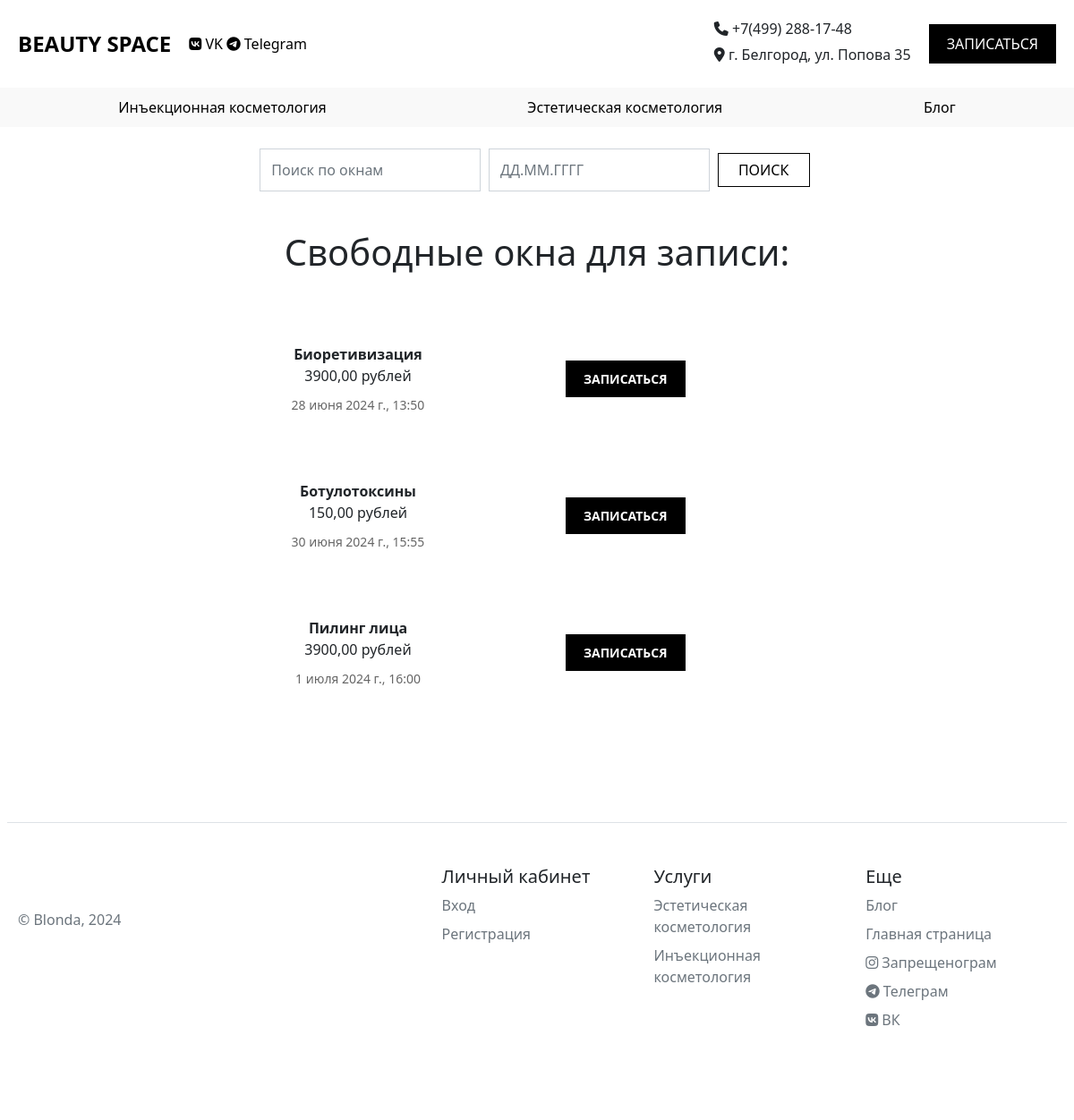
The page /records_free/ (signed in) on the database its author committed.
### main/models.py (models this page shows, shortened)
class ProcedureRecord(models.Model):
    service = models.ForeignKey(Service, on_delete=models.CASCADE, verbose_name='Услуга')
    type = models.CharField(max_length=50, verbose_name='Тип косметологии')
    price = models.DecimalField('Цена', max_digits=10, decimal_places=2)
    date = models.DateField('Дата')
    time = models.TimeField('Время проведения')
    client_profile = models.ForeignKey(UserProfile, on_delete=models.CASCADE, blank=True, null=True, related_name='client_responses', verbose_name='Профиль клиента')
    response = models.BooleanField('Отклик на сободную запись', default=False)
    confirmed = models.BooleanField('Подтверждено администратором', default=False)
    active = models.BooleanField('Активна', default=False)
    completed = models.BooleanField('Выполнена', default=False)
    cancelled = models.BooleanField('Отменена', default=False)
    class Meta:
        verbose_name = 'Запись на процедуру'
        verbose_name_plural = 'Записи на процедуры'

class Service(models.Model):
    COSMETOLOGY_TYPES = [
        ('inject', 'Инъекционная косметология'),
        ('aesthetic', 'Эстетическая косметология'),
    ]
    type = models.CharField(
        max_length=50,
        choices=COSMETOLOGY_TYPES,
        verbose_name='Тип косметологии',
        default='inject'
    )
    name = models.TextField('Название события', blank=True, null=True)
    duration = models.TextField('Время проведения', blank=True, null=True)
    price = models.TextField('Цена', blank=True, null=True)
    annotation = models.TextField('Место проведения', blank=True, null=True)
    class Meta:
        verbose_name = 'Услуга'
        verbose_name_plural = 'Услуги'

### main/views.py (the view)
# urls.py: path('records_free/', views.records_free, name='records_free'),
@login_required
def records_free(request):
    inactive_records = ProcedureRecord.objects.filter(active=False, response=False)
    return render(request, 'main/records_free.html', {'inactive_records': inactive_records})

### main/templates/main/records_free.html (shortened to what this page needs)
{% extends 'main/layout.html' %}
{% load static %}
{% block content %}
<div class="input-group">
    <input type="search" id="searchInput" class="form-control rounded col-12 col-md-6" placeholder="Поиск по окнам" aria-label="Search" aria-describedby="search-addon" />
    <input type="text" id="dateInput" class="form-control rounded col-12 col-md-4" placeholder="ДД.ММ.ГГГГ" aria-label="Date" aria-describedby="date-addon" />
    <button type="button" id="searchButton" class="btn btn-outline-primary col-12 col-md-2" data-mdb-ripple-init>Поиск</button>
</div>
<h1>Свободные окна для записи:</h1>
<div class="record-container">
{% for record in inactive_records %}
    <div class="record">
        <div class="record-info">
            <p><b>{{ record.service.name }} </b> {{ record.price }} рублей </p>
            <p class="date-time"> {{ record.date }}, {{ record.time }} </p>
        </div>
        <form method="post" action="{% url 'book_record' record.id %}">
            <button type="submit" class="record-button">ЗАПИСАТЬСЯ</button>
        </form>
    </div>
{% endfor %}
    </div>
{% endblock %}

### main/static/main/stylesheet/style.css (style rules this page uses)
body { display: flex; flex-direction: column; align-items: center; justify-content: center; }
main h1 { margin-bottom: 26px; }
form { padding: 20px; width: 100%; max-width: 400px; }
.record-container { max-width: 1200px; margin: 20px auto; padding: 20px; }
.record { display: flex; justify-content: space-around; align-items: center; padding: 15px; margin-bottom: 10px; }
.record-info { display: flex; flex-direction: column; }
.record-info p { margin: 5px 0; }
.record-info .date-time { font-size: 14px; color: #666; }
.record p { margin: 5px 0; }
.record .date-time { font-size: 14px; color: #666; }
.record-button { padding: 10px 20px; font-size: 14px; font-weight: bold; text-align: center; text-decoration: none; color: #fff; background-color: #000; border: none; cursor: pointer; transition: background-color 0.3s ease; }
.input-group { padding: 24px; gap: 10px; border-radius: 0px; }
.input-group .form-control, .input-group .btn { border-radius: 0 !important; }
.btn { padding: 20px 20px; margin: 5px; border: none !important; border-radius: 0px !important; cursor: pointer; width: 100%; }
.record-info { margin: 12px; }
.input-group { margin-bottom: 20px; display: flex; justify-content: center; }
.btn-outline-primary { align-self: start; font-size: 1rem; padding: 8px 12px; border: 1px solid #000 !important; color: #000 !important; text-transform: uppercase; transition: background-color 0.2s, color 0.2s; text-decoration: none; }

### rows shown on the page
ProcedureRecord: service.name "Биоретивизация", price "3900,00", date "28 июня 2024 г.", time "13:50"
ProcedureRecord: service.name "Ботулотоксины", price "150,00", date "30 июня 2024 г.", time "15:55"
ProcedureRecord: service.name "Пилинг лица", price "3900,00", date "1 июля 2024 г.", time "16:00"
